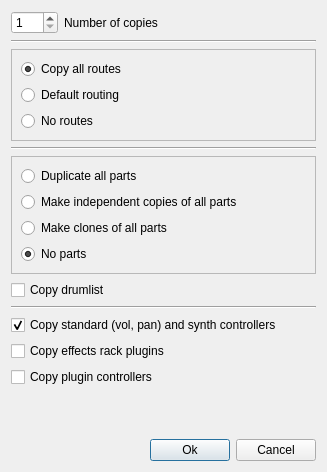
<?xml version="1.0" encoding="UTF-8"?>
<ui version="4.0">
 <class>DuplicateTracksBase</class>
 <widget class="QDialog" name="DuplicateTracksBase">
  <property name="geometry">
   <rect>
    <x>0</x>
    <y>0</y>
    <width>327</width>
    <height>472</height>
   </rect>
  </property>
  <property name="windowTitle">
   <string>Duplicate tracks</string>
  </property>
  <layout class="QVBoxLayout" name="verticalLayout_2">
   <item>
    <layout class="QHBoxLayout" name="horizontalLayout_2">
     <item>
      <widget class="QSpinBox" name="copiesSpinBox">
       <property name="minimum">
        <number>1</number>
       </property>
       <property name="maximum">
        <number>100</number>
       </property>
      </widget>
     </item>
     <item>
      <widget class="QLabel" name="copiesLabel">
       <property name="text">
        <string>Number of copies</string>
       </property>
      </widget>
     </item>
     <item>
      <spacer name="horizontalSpacer_2">
       <property name="orientation">
        <enum>Qt::Horizontal</enum>
       </property>
       <property name="sizeHint" stdset="0">
        <size>
         <width>40</width>
         <height>20</height>
        </size>
       </property>
      </spacer>
     </item>
    </layout>
   </item>
   <item>
    <widget class="Line" name="line_2">
     <property name="orientation">
      <enum>Qt::Horizontal</enum>
     </property>
    </widget>
   </item>
   <item>
    <widget class="QFrame" name="routesFrame">
     <property name="frameShape">
      <enum>QFrame::StyledPanel</enum>
     </property>
     <property name="frameShadow">
      <enum>QFrame::Raised</enum>
     </property>
     <layout class="QVBoxLayout" name="verticalLayout_3">
      <item>
       <widget class="QRadioButton" name="allRoutesRadioButton">
        <property name="text">
         <string>Copy all routes</string>
        </property>
        <property name="checked">
         <bool>true</bool>
        </property>
       </widget>
      </item>
      <item>
       <widget class="QRadioButton" name="defaultRoutesRadioButton">
        <property name="text">
         <string>Default routing</string>
        </property>
       </widget>
      </item>
      <item>
       <widget class="QRadioButton" name="noRoutesRadioButton">
        <property name="text">
         <string>No routes</string>
        </property>
       </widget>
      </item>
     </layout>
    </widget>
   </item>
   <item>
    <widget class="Line" name="line_3">
     <property name="orientation">
      <enum>Qt::Horizontal</enum>
     </property>
    </widget>
   </item>
   <item>
    <widget class="QFrame" name="partsFrame">
     <property name="frameShape">
      <enum>QFrame::StyledPanel</enum>
     </property>
     <property name="frameShadow">
      <enum>QFrame::Raised</enum>
     </property>
     <layout class="QVBoxLayout" name="verticalLayout">
      <item>
       <widget class="QRadioButton" name="duplicatePartsRadioButton">
        <property name="text">
         <string>Duplicate all parts</string>
        </property>
       </widget>
      </item>
      <item>
       <widget class="QRadioButton" name="copyPartsRadioButton">
        <property name="text">
         <string>Make independent copies of all parts</string>
        </property>
        <property name="checked">
         <bool>false</bool>
        </property>
       </widget>
      </item>
      <item>
       <widget class="QRadioButton" name="clonePartsRadioButton">
        <property name="text">
         <string>Make clones of all parts</string>
        </property>
        <property name="checked">
         <bool>false</bool>
        </property>
       </widget>
      </item>
      <item>
       <widget class="QRadioButton" name="noPartsRadioButton">
        <property name="text">
         <string>No parts</string>
        </property>
        <property name="checked">
         <bool>true</bool>
        </property>
       </widget>
      </item>
     </layout>
    </widget>
   </item>
   <item>
    <widget class="QCheckBox" name="copyDrumlistCheckBox">
     <property name="text">
      <string>Copy drumlist</string>
     </property>
    </widget>
   </item>
   <item>
    <widget class="Line" name="line">
     <property name="orientation">
      <enum>Qt::Horizontal</enum>
     </property>
    </widget>
   </item>
   <item>
    <widget class="QCheckBox" name="standardCtrlsCheckBox">
     <property name="text">
      <string>Copy standard (vol, pan) and synth controllers</string>
     </property>
     <property name="checked">
      <bool>true</bool>
     </property>
    </widget>
   </item>
   <item>
    <widget class="QCheckBox" name="pluginsCheckBox">
     <property name="text">
      <string>Copy effects rack plugins</string>
     </property>
     <property name="checked">
      <bool>false</bool>
     </property>
    </widget>
   </item>
   <item>
    <widget class="QCheckBox" name="pluginCtrlsCheckBox">
     <property name="text">
      <string>Copy plugin controllers</string>
     </property>
     <property name="checked">
      <bool>false</bool>
     </property>
    </widget>
   </item>
   <item>
    <spacer name="verticalSpacer">
     <property name="orientation">
      <enum>Qt::Vertical</enum>
     </property>
     <property name="sizeHint" stdset="0">
      <size>
       <width>20</width>
       <height>27</height>
      </size>
     </property>
    </spacer>
   </item>
   <item>
    <layout class="QHBoxLayout" name="horizontalLayout">
     <item>
      <spacer name="horizontalSpacer">
       <property name="orientation">
        <enum>Qt::Horizontal</enum>
       </property>
       <property name="sizeHint" stdset="0">
        <size>
         <width>40</width>
         <height>20</height>
        </size>
       </property>
      </spacer>
     </item>
     <item>
      <widget class="QPushButton" name="okPushButton">
       <property name="text">
        <string>Ok</string>
       </property>
       <property name="default">
        <bool>true</bool>
       </property>
      </widget>
     </item>
     <item>
      <widget class="QPushButton" name="cancelPushButton">
       <property name="text">
        <string>Cancel</string>
       </property>
      </widget>
     </item>
    </layout>
   </item>
  </layout>
 </widget>
 <resources/>
 <connections/>
</ui>
